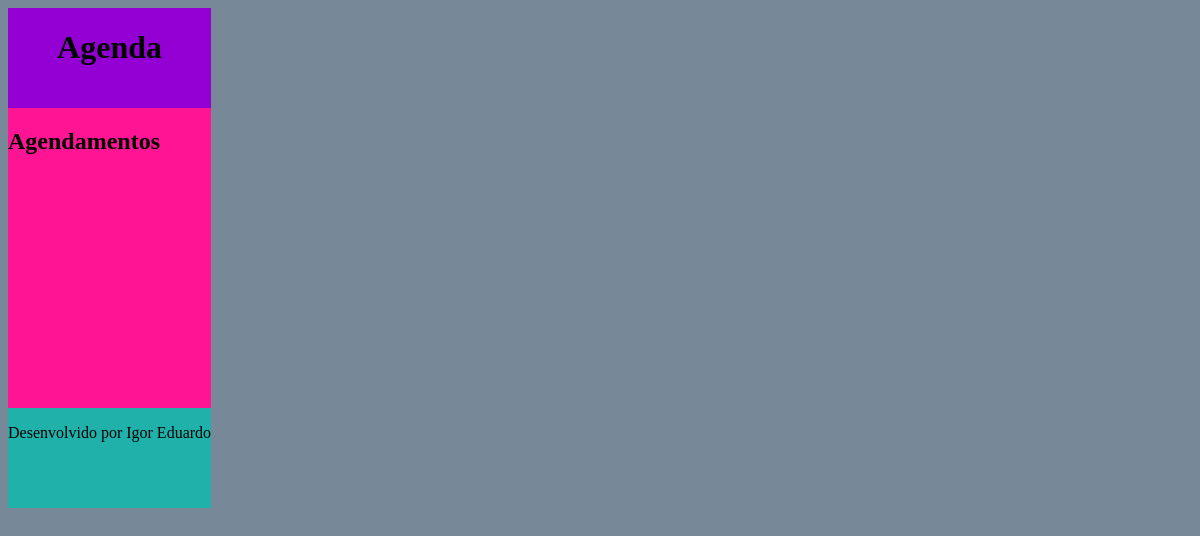
The page /agenda/ (signed in) on the database as committed earlier.
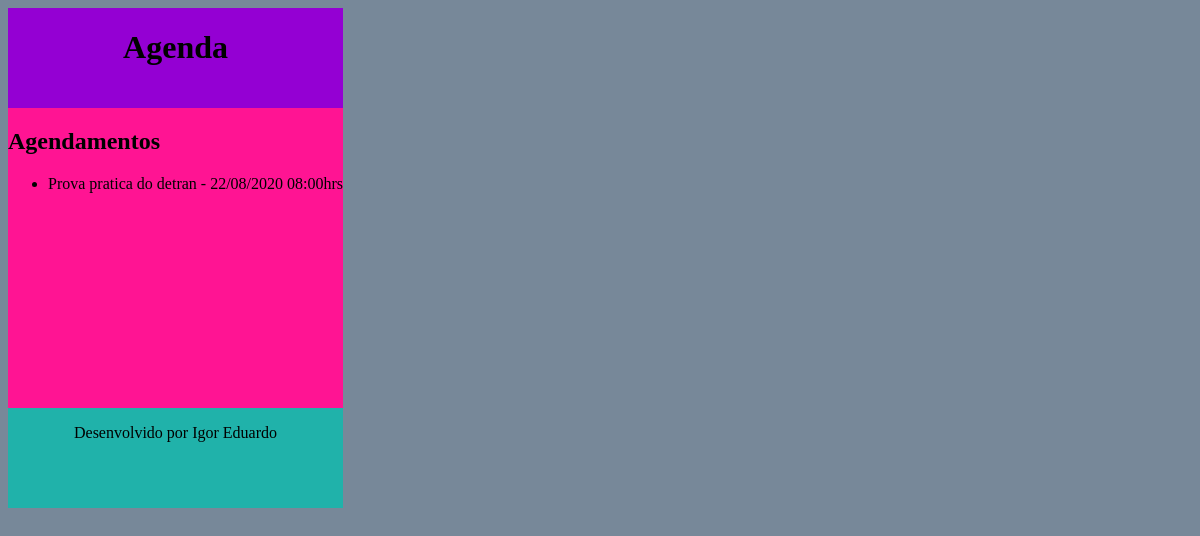
The same page on the database as committed later.
### core/models.py (models this page shows, shortened)
class Evento(models.Model):
    titulo = models.CharField(max_length=100)
    descricao = models.TextField(blank=True, null=True) #podeser nulo
    data_evento = models.DateTimeField(verbose_name='Data do Evento') #nao pode ser nulo
    data_criacao = models.DateTimeField(auto_now=True, verbose_name='Data da Criação') #automaticamente insere a hora
    usuario = models.ForeignKey(User, on_delete = models.CASCADE) #vamos usar os usuarios do django admin que criamos
    class Meta:
        db_table = 'evento' #exigindo que a tabela se chame evento
    def get_data_evento(self):
        return self.data_evento.strftime('%d/%m/%Y %H:%Mhrs')

### core/views.py (the view)
# urls.py: path('agenda/', views.lista_eventos),
def lista_eventos(request):
    usuario = request.user #pega so os do usuarios que estao logados
    evento = Evento.objects.filter( usuario = usuario) #pega so os do usuarios que estao logados #evento = Evento.objects.all() pega todos eventos de todos usuarios #Evento.objects.get(id=1) #só o do primeito evento #for evento in eventos
    dados = {'eventos': evento} #dicionario
    return render(request,'agenda.html',dados)

### templates/agenda.html
{% extends "model-page.html" %}
        {% block content %}
        <h2>Agendamentos</h2>
        <ul>
        {% for evento in eventos %}
            <li> {{ evento.titulo }} - {{ evento.get_data_evento }} </li>
        {% endfor %}
        </ul>
        {% endblock %}

Rows that differ between the two databases and show on the page:
added Evento: titulo "Prova pratica do detran", get_data_evento "22/08/2020 08:00hrs"
